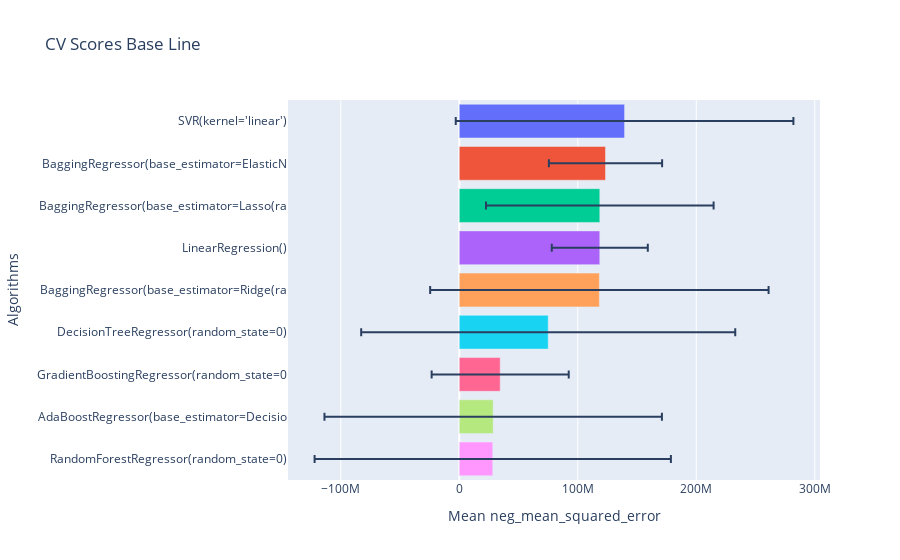

Notebook code for this chart:
### Markdown cell above
De nuevo el que obtiene un menor error absoluto es AdaBoost.

### Code cell
gp.crossval_models(x_train,y_train,10,lista_estimadores,"neg_mean_squared_error")

### Figure 1 — Plotly figure (JSON) as saved in the notebook; plotly's stock layout.template omitted (floating-point values rounded to 4 significant figures)
{"data": [{"alignmentgroup": "True", "error_x": {"array": [142500000.0]}, "hovertemplate": "Algorithms=%{y}<br>Mean neg_mean_squared_error=%{x}<extra></extra>", "legendgroup": "SVR(kernel='linear')", "marker": {"color": "#636efa", "pattern": {"shape": ""}}, "name": "SVR(kernel='linear')", "offsetgroup": "SVR(kernel='linear')", "orientation": "h", "showlegend": true, "textposition": "auto", "type": "bar", "x": [139500000.0], "xaxis": "x", "y": ["SVR(kernel='linear')"], "yaxis": "y"}, {"alignmentgroup": "True", "error_x": {"array": [47780000.0]}, "hovertemplate": "Algorithms=%{y}<br>Mean neg_mean_squared_error=%{x}<extra></extra>", "legendgroup": "BaggingRegressor(base_estimator=ElasticN", "marker": {"color": "#EF553B", "pattern": {"shape": ""}}, "name": "BaggingRegressor(base_estimator=ElasticN", "offsetgroup": "BaggingRegressor(base_estimator=ElasticN", "orientation": "h", "showlegend": true, "textposition": "auto", "type": "bar", "x": [123400000.0], "xaxis": "x", "y": ["BaggingRegressor(base_estimator=ElasticN"], "yaxis": "y"}, {"alignmentgroup": "True", "error_x": {"array": [96050000.0]}, "hovertemplate": "Algorithms=%{y}<br>Mean neg_mean_squared_error=%{x}<extra></extra>", "legendgroup": "BaggingRegressor(base_estimator=Lasso(ra", "marker": {"color": "#00cc96", "pattern": {"shape": ""}}, "name": "BaggingRegressor(base_estimator=Lasso(ra", "offsetgroup": "BaggingRegressor(base_estimator=Lasso(ra", "orientation": "h", "showlegend": true, "textposition": "auto", "type": "bar", "x": [118600000.0], "xaxis": "x", "y": ["BaggingRegressor(base_estimator=Lasso(ra"], "yaxis": "y"}, {"alignmentgroup": "True", "error_x": {"array": [40520000.0]}, "hovertemplate": "Algorithms=%{y}<br>Mean neg_mean_squared_error=%{x}<extra></extra>", "legendgroup": "LinearRegression()", "marker": {"color": "#ab63fa", "pattern": {"shape": ""}}, "name": "LinearRegression()", "offsetgroup": "LinearRegression()", "orientation": "h", "showlegend": true, "textposition": "auto", "type": "bar", "x": [118600000.0], "xaxis": "x", "y": ["LinearRegression()"], "yaxis": "y"}, {"alignmentgroup": "True", "error_x": {"array": [142800000.0]}, "hovertemplate": "Algorithms=%{y}<br>Mean neg_mean_squared_error=%{x}<extra></extra>", "legendgroup": "BaggingRegressor(base_estimator=Ridge(ra", "marker": {"color": "#FFA15A", "pattern": {"shape": ""}}, "name": "BaggingRegressor(base_estimator=Ridge(ra", "offsetgroup": "BaggingRegressor(base_estimator=Ridge(ra", "orientation": "h", "showlegend": true, "textposition": "auto", "type": "bar", "x": [118200000.0], "xaxis": "x", "y": ["BaggingRegressor(base_estimator=Ridge(ra"], "yaxis": "y"}, {"alignmentgroup": "True", "error_x": {"array": [157900000.0]}, "hovertemplate": "Algorithms=%{y}<br>Mean neg_mean_squared_error=%{x}<extra></extra>", "legendgroup": "DecisionTreeRegressor(random_state=0)", "marker": {"color": "#19d3f3", "pattern": {"shape": ""}}, "name": "DecisionTreeRegressor(random_state=0)", "offsetgroup": "DecisionTreeRegressor(random_state=0)", "orientation": "h", "showlegend": true, "textposition": "auto", "type": "bar", "x": [75040000.0], "xaxis": "x", "y": ["DecisionTreeRegressor(random_state=0)"], "yaxis": "y"}, {"alignmentgroup": "True", "error_x": {"array": [57850000.0]}, "hovertemplate": "Algorithms=%{y}<br>Mean neg_mean_squared_error=%{x}<extra></extra>", "legendgroup": "GradientBoostingRegressor(random_state=0", "marker": {"color": "#FF6692", "pattern": {"shape": ""}}, "name": "GradientBoostingRegressor(random_state=0", "offsetgroup": "GradientBoostingRegressor(random_state=0", "orientation": "h", "showlegend": true, "textposition": "auto", "type": "bar", "x": [34500000.0], "xaxis": "x", "y": ["GradientBoostingRegressor(random_state=0"], "yaxis": "y"}, {"alignmentgroup": "True", "error_x": {"array": [142400000.0]}, "hovertemplate": "Algorithms=%{y}<br>Mean neg_mean_squared_error=%{x}<extra></extra>", "legendgroup": "AdaBoostRegressor(base_estimator=Decisio", "marker": {"color": "#B6E880", "pattern": {"shape": ""}}, "name": "AdaBoostRegressor(base_estimator=Decisio", "offsetgroup": "AdaBoostRegressor(base_estimator=Decisio", "orientation": "h", "showlegend": true, "textposition": "auto", "type": "bar", "x": [28600000.0], "xaxis": "x", "y": ["AdaBoostRegressor(base_estimator=Decisio"], "yaxis": "y"}, {"alignmentgroup": "True", "error_x": {"array": [150400000.0]}, "hovertemplate": "Algorithms=%{y}<br>Mean neg_mean_squared_error=%{x}<extra></extra>", "legendgroup": "RandomForestRegressor(random_state=0)", "marker": {"color": "#FF97FF", "pattern": {"shape": ""}}, "name": "RandomForestRegressor(random_state=0)", "offsetgroup": "RandomForestRegressor(random_state=0)", "orientation": "h", "showlegend": true, "textposition": "auto", "type": "bar", "x": [28220000.0], "xaxis": "x", "y": ["RandomForestRegressor(random_state=0)"], "yaxis": "y"}], "layout": {"barmode": "relative", "legend": {"title": {"text": "Algorithms"}, "tracegroupgap": 0}, "showlegend": false, "title": {"text": "CV Scores Base Line"}, "xaxis": {"anchor": "y", "domain": [0, 1], "title": {"text": "Mean neg_mean_squared_error"}}, "yaxis": {"anchor": "x", "categoryarray": ["RandomForestRegressor(random_state=0)", "AdaBoostRegressor(base_estimator=Decisio", "GradientBoostingRegressor(random_state=0", "DecisionTreeRegressor(random_state=0)", "BaggingRegressor(base_estimator=Ridge(ra", "LinearRegression()", "BaggingRegressor(base_estimator=Lasso(ra", "BaggingRegressor(base_estimator=ElasticN", "SVR(kernel='linear')"], "categoryorder": "array", "domain": [0, 1], "title": {"text": "Algorithms"}}}}
